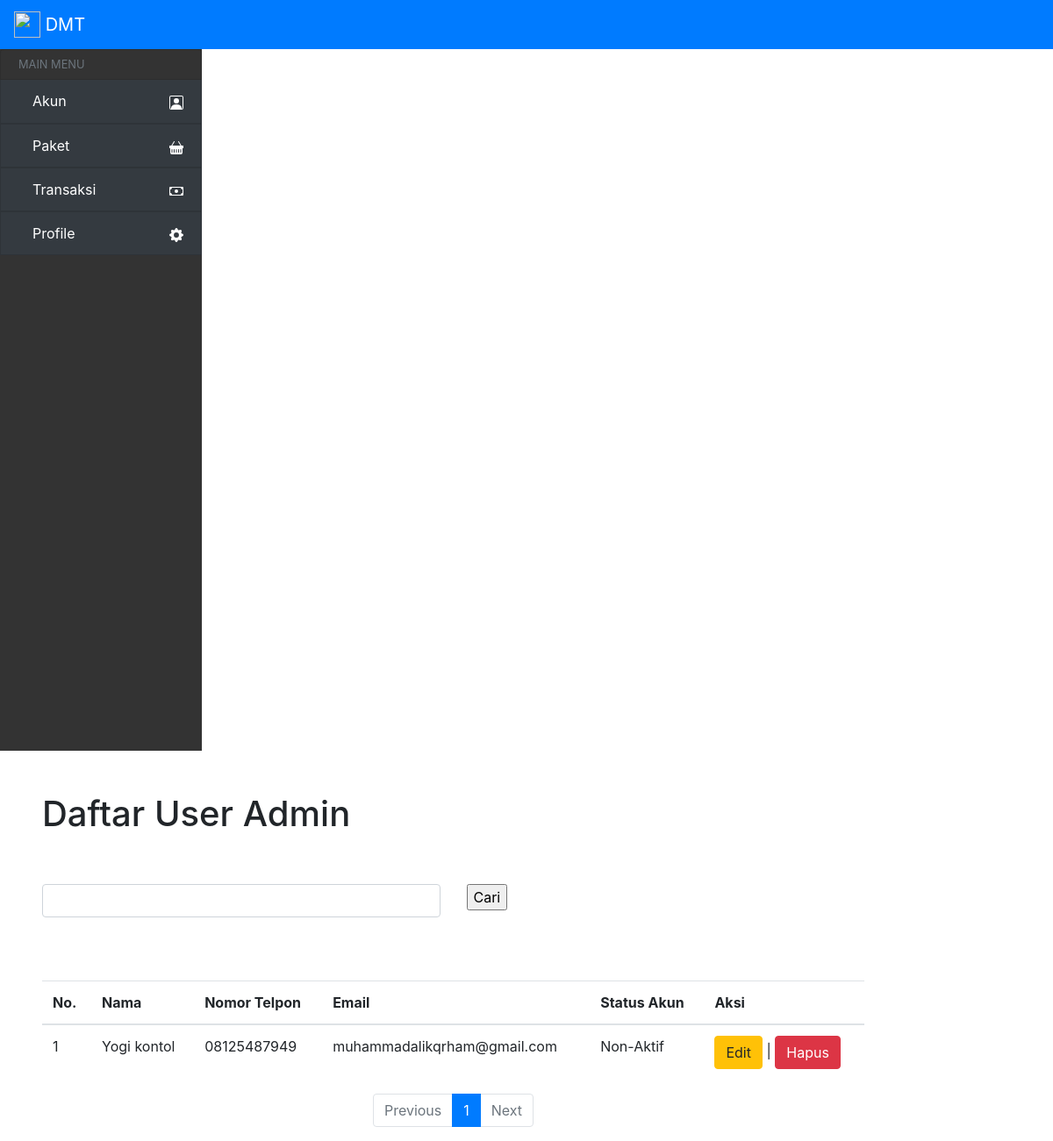
Page /admin/akun/view_akun.php on the committed database.
### tables this page shows
CREATE TABLE `akun` (
  `kode_akun` varchar(20) NOT NULL,
  `nama` varchar(200) NOT NULL,
  `no_telp` varchar(15) NOT NULL,
  `email` varchar(200) NOT NULL,
  `password` varchar(200) NOT NULL,
  `status` enum('1','0') NOT NULL
);

### admin/akun/view_akun.php (the view, shortened to what this page needs)
<?php session_start();
include('../../config/koneksi.php');?>
<?php include_once('../../layout/kepala.php');
?>
<div class="pl-5 col-10">
	<div class="enter-admin">
		<h1 class="pt-5 pb-5">Daftar User Admin</h1>
			<form action="POST" action="v_jenis.php">
				<div class="row">
					<div class="col">
						<input class="form-control" type="text" name="kata">
					</div>
					<div class="col">
						<input type="submit" clas name="cari" value="Cari">
					</div>
				</div>
			</form>
			<br>
			<br><br>
		<table class="table">
			<thead>
				<tr>
					<th scope="col">No.</th>
					<th scope="col">Nama</th>
                    <th scope="col">Nomor Telpon</th>
                    <th scope="col">Email</th>
                    <th scope="col">Status Akun</th>
					<th scope="col">Aksi</th>
				</tr>
			</thead>
			<tbody>
<?php
	$sql1 = "SELECT * FROM akun";
	$hasil = mysqli_query($koneksi,$sql1);
	$jumlahDataPerHalaman = 5;
	$jumlahData = mysqli_num_rows($hasil);
	$jumlahHalaman = ceil($jumlahData/$jumlahDataPerHalaman);
	$halamanAktif = ( isset($_GET['page']) ) ? $_GET['page'] : 1;
	$awalData = ($jumlahDataPerHalaman * $halamanAktif) - $jumlahDataPerHalaman;
if (isset($_POST['cari']))
{
	$kata=$_POST['kata'];
    $sql="SELECT nama,no_telp,email,status FROM akun and nama like '%$kata%'OR email  LIMIT $awalData,$jumlahDataPerHalaman";
}
else
	$sql="SELECT nama,no_telp,email,status,kode_akun FROM akun order by nama DESC LIMIT $awalData,$jumlahDataPerHalaman";
$query=mysqli_query($koneksi,$sql);
$no=1;
while($baris=mysqli_fetch_array($query))
{
    if($baris[3]=='1') :
        $status =  'Aktif';
    else:
        $status = 'Non-Aktif';
    endif;
	echo "<tr>";
	echo "<td>".$no."</td>";
	echo "<td>".$baris[0]."</td>";
    echo "<td>".$baris[1]."</td>";
    echo "<td>".$baris[2]."</td>";
    echo "<td>".$status."</td>";
	?>
	<td><a class='btn btn-warning' id="tombolUbah" type="button" data-target="#exampleModal1" data-toggle="modal" data-kode="<?=$baris[4]?>"
																								  data-nama="<?=$baris[0]?>"
																								  data-no_telp="<?=$baris[1]?>"
																								  data-email="<?=$baris[2]?>"
		>Edit</a> |
		<a class='btn btn-danger tombol-hapus' href='edit_akun.php?id=<?=$baris[4]?>'>Hapus</a>
	</td>
		<?php
	$no++;
}
?>
</tbody>
</table>
<nav aria-label="Page navigation example">
  <ul class="pagination justify-content-center">
		<?php  if($halamanAktif > 1) : ?>
			<li class="page-item ">
	  		<a class="page-link" href="?page=<?=$halamanAktif - 1 ?>" tabindex="-1" aria-disabled="true">Previous</a>
		  <?php else : ?>
			<li class="page-item disabled ">
			<a class="page-link" href="" tabindex="-1" aria-disabled="true">Previous</a>
		<?php endif;?>
	</li>
	<?php for ($i=1; $i <= $jumlahHalaman ; $i++) : ?>
		<?php if($i == $halamanAktif) : ?>
			<li class="page-item active" aria-current="page">
      			<a class="page-link" href="?page=<?=$i?>"><?= $i ?></a>
    		</li>
		<?php else : ?>
			<li class="page-item"><a class="page-link" href="?page=<?=$i?>"><?= $i;?></a></li>
		<?php endif;?>
	<?php endfor;?>
	<?php  if($halamanAktif < $jumlahHalaman ) : ?>
    <li class="page-item">
      <a class="page-link" href="?page=<?=$halamanAktif + 1 ?>">Next</a>
	</li>
	<?php else : ?>
    		<li class="page-item disabled">
      			<a class="page-link" href="#">Next</a>
			</li>
	<?php endif; ?>
  </ul>
</nav>
</div>
</div>
<?php include_once('../../layout/kaki.php') ?>

### rows in the picture
akun: nama "Yogi kontol", no_telp "08125487949", email "muhammadalikqrham@gmail.com", status "Non-Aktif"
